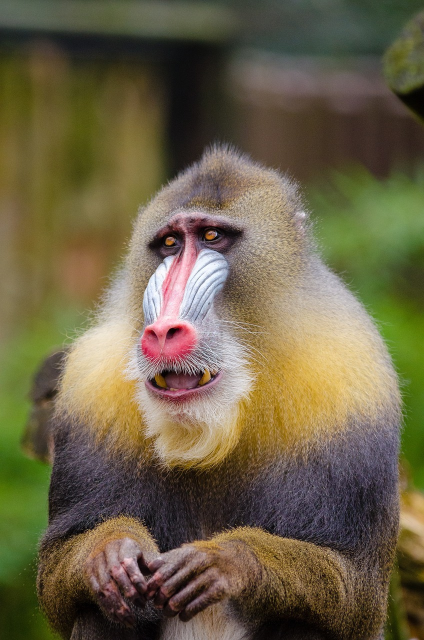
#> input picture Lec 22/completion-code/mandrill.jpg, 848 x 1280 px (shown at 1/2 size)
$ python 4-image-modifications.py
#> lines starting #> are read from the running program, lines starting #| are printed output that depends on the picture
## Working with Images

import matplotlib.pyplot as plt
import numpy as np

# Loading the image
img = plt.imread('mandrill.jpg')
#> img is the input picture: shape (1280, 848, 3); mean R, G, B 108.3, 98.3, 71.6
plt.subplot(1,2,1)
plt.imshow(img)
plt.title('Original Image')
ax = plt.gca()
ax.xaxis.set_visible(False)
ax.yaxis.set_visible(False)


## Creating a full copy of img so that we can modify it.

# Allocate img2 to be an n-dimensional array of zeros with
# the same size and same type as img
img2 = np.zeros(img.shape,img.dtype)

# Copying each color plane of img to corresponding plane in img2
img2[:,:,:] = img[:,:,:] # Note: img2 = img would NOT work since
                         # it will simply make img2 a reference
                         # to img instead a complete clone of data


# Let's add a black border of 50 pixels around img2.
# We do it by setting zero to all color planes in this border

h,w,_ = img2.shape # width and height. We don't care about
#> h = 1280; w = 848
                   # rge number of planes, hence use _ to
                   # ignore the third output value

img2[0:50, :, :] = 0   # Top border (first 50 rows, all columns, all planes)
img2[:, 0:50, :] = 0   # Left border (all rows, first 50 columns, all planes)
img2[h-50:h, :, :] = 0 # Bottom border (last 50 rows, all columns, all planes)
img2[:, w-50:w, :] = 0 # Right border (all rows, last 50 columns, all planes)
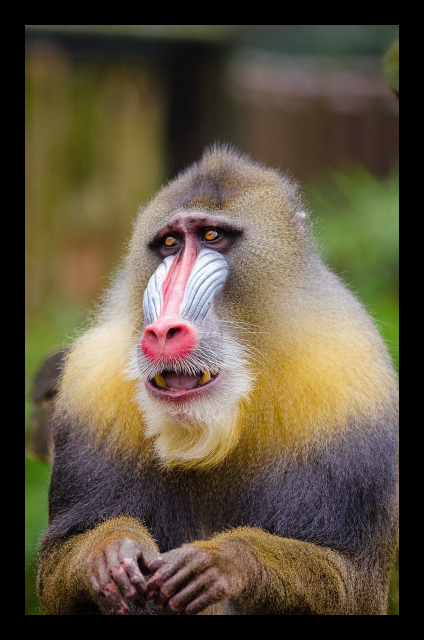
#> img2: shape (1280, 848, 3) (shown at 1/2 size); mean R, G, B 93.4, 82.5, 63.2

plt.subplot(1,2,2)
plt.imshow(img2)
ax2 = plt.gca()
ax2.xaxis.set_visible(False)
ax2.yaxis.set_visible(False)
plt.title('Image with Border')
plt.show()
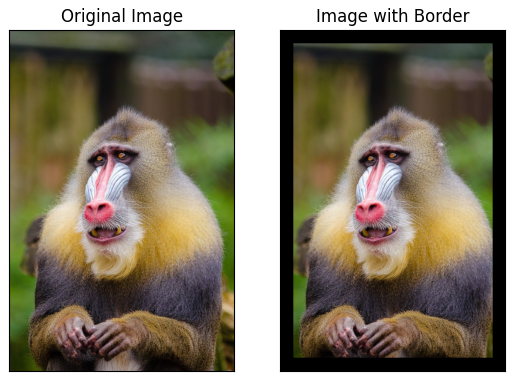
#> figure drawn by matplotlib, 2 panels

# Creating an artificial image and set the colour to red
#UINT8 image
plt.subplot(1,2,1)
imUint8 = np.zeros((256,256,3), np.uint8)
imUint8[:,:,0] = 204
plt.imshow(imUint8)
plt.title('UNIT8 image')

#Floating point image
plt.subplot(1,2,2)
imFloat = np.zeros((256,256,3))
imFloat[:,:,0] = 0.8
plt.imshow(imFloat)
plt.title('Float image')
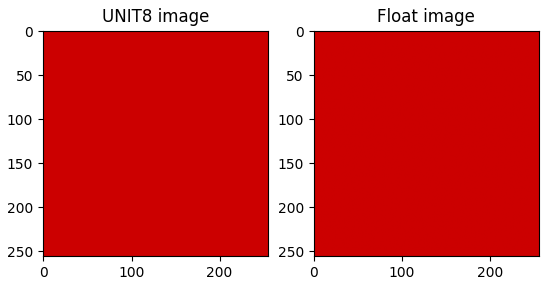
#> figure drawn by matplotlib, 2 panels
